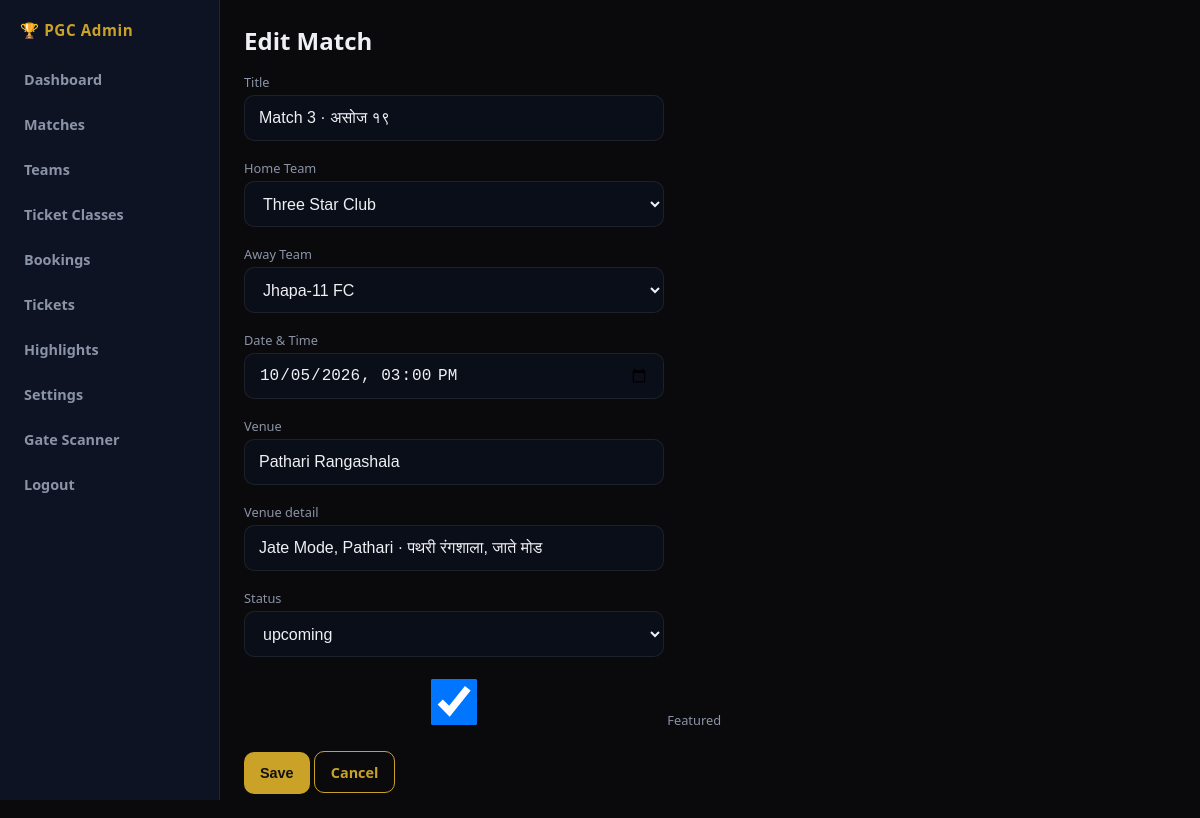
The app's page /admin/matches/3/edit (signed in) with its own data.
### app/models/match.py (models this page shows, shortened)
class Match(db.Model):
    __tablename__ = 'matches'
    id = db.Column(db.Integer, primary_key=True)
    title = db.Column(db.String(200))
    home_team_id = db.Column(db.Integer, db.ForeignKey('teams.id'), nullable=False)
    away_team_id = db.Column(db.Integer, db.ForeignKey('teams.id'), nullable=False)
    match_date = db.Column(db.DateTime, nullable=False)
    venue = db.Column(db.String(200), default='Pathari, Morang')
    venue_detail = db.Column(db.String(200), default='Domalai Rajbanshi Ground')
    status = db.Column(db.String(20), default='upcoming')  # upcoming, live, completed, cancelled
    is_featured = db.Column(db.Boolean, default=False)
    poster = db.Column(db.String(255))
    created_at = db.Column(db.DateTime, default=lambda: datetime.now(timezone.utc))
    home_team = db.relationship('Team', foreign_keys=[home_team_id])
    away_team = db.relationship('Team', foreign_keys=[away_team_id])
    ticket_classes = db.relationship('TicketClass', backref='match', lazy='dynamic')

### app/models/team.py (models this page shows, shortened)
class Team(db.Model):
    __tablename__ = 'teams'
    id = db.Column(db.Integer, primary_key=True)
    name = db.Column(db.String(120), nullable=False)
    short_name = db.Column(db.String(40))
    logo = db.Column(db.String(255))  # path under static/uploads
    primary_color = db.Column(db.String(20), default='#1a237e')
    secondary_color = db.Column(db.String(20), default='#ffffff')
    is_active = db.Column(db.Boolean, default=True)
    created_at = db.Column(db.DateTime, default=lambda: datetime.now(timezone.utc))

### app/routes/admin.py (the view, shortened to what this page needs)
@admin_bp.route('/matches/<int:id>/edit', methods=['GET', 'POST'])
@login_required
def match_edit(id):
    match = Match.query.get_or_404(id)
    teams = Team.query.filter_by(is_active=True).all()
    return render_template('admin/match_form.html', teams=teams, match=match)

### app/models/user.py (called while the page is built)
@login_manager.user_loader
def load_user(user_id):
    return User.query.get(int(user_id))

### app/templates/admin/match_form.html (shortened to what this page needs)
{% extends "admin/base.html" %}
{% block content %}
<h2 style="margin-bottom:16px">{% if match %}Edit Match{% else %}New Match{% endif %}</h2>
<form method="post">
  <label>Title</label>
  <input name="title" value="{{ match.title if match and match.title else '' }}">
  <label>Home Team</label>
  <select name="home_team_id" required>
    {% for t in teams %}
    <option value="{{ t.id }}" {% if match and match.home_team_id==t.id %}selected{% endif %}>{{ t.name }}</option>
    {% endfor %}
  </select>
  <label>Away Team</label>
  <select name="away_team_id" required>
    {% for t in teams %}
    <option value="{{ t.id }}" {% if match and match.away_team_id==t.id %}selected{% endif %}>{{ t.name }}</option>
    {% endfor %}
  </select>
  <label>Date & Time</label>
  <input type="datetime-local" name="match_date" required
    value="{% if match %}{{ match.match_date.strftime('%Y-%m-%dT%H:%M') }}{% endif %}">
  <label>Venue</label>
  <input name="venue" value="{{ match.venue if match else 'Pathari, Morang' }}">
  <label>Venue detail</label>
  <input name="venue_detail" value="{{ match.venue_detail if match else 'Domalai Rajbanshi Ground' }}">
  <label>Status</label>
  <select name="status">
    {% for s in ['upcoming','live','completed','cancelled'] %}
    <option value="{{ s }}" {% if match and match.status==s %}selected{% endif %}>{{ s }}</option>
    {% endfor %}
  </select>
  <label><input type="checkbox" name="is_featured" value="1" {% if match and match.is_featured %}checked{% endif %}> Featured</label>
  <div style="margin-top:12px">
    <button class="btn" type="submit">Save</button>
    <a class="btn btn-outline" href="{{ url_for('admin.matches') }}">Cancel</a>
  </div>
</form>
{% endblock %}

### app/static/css/admin.css (style rules this page uses)
:root { --bg: #0a0a0c; --side: #0d1322; --gold: #c9a227; --gold-light: #ffd54f; --text: #eef0f4; --muted: #8b93a7; --card: #121a2b; --border: rgba(255,255,255,0.08); --safe-bottom: env(safe-area-inset-bottom, 0px); --safe-top: env(safe-area-inset-top, 0px); }
*, *::before, *::after { box-sizing: border-box; margin: 0; padding: 0; }
html { -webkit-text-size-adjust: 100%; }
body { font-family: system-ui, -apple-system, 'Segoe UI', sans-serif; background: var(--bg); color: var(--text); display: flex; min-height: 100vh; min-height: 100dvh; -webkit-font-smoothing: antialiased; }
a { color: var(--gold-light); }
.btn { display: inline-flex; align-items: center; justify-content: center; gap: 6px; padding: 10px 16px; border-radius: 10px; background: var(--gold); color: #111; font-weight: 700; border: none; cursor: pointer; text-decoration: none; font-size: 0.9rem; min-height: 42px; -webkit-tap-highlight-color: transparent; }
.btn-outline { background: transparent; border: 1px solid var(--gold); color: var(--gold); }
input, select, textarea { padding: 12px 14px; border-radius: 10px; border: 1px solid var(--border); background: #0a0e18; color: var(--text); margin: 4px 0 14px; width: 100%; max-width: 420px; font-size: 16px; min-height: 46px; }
label { font-size: 0.8rem; color: var(--muted); display: block; margin-top: 4px; }

### records on screen
Match: title "Match 3 · असोज १९", home_team_id "Three Star Club", away_team_id "Jhapa-11 FC", match_date "10/05/2026 15:00", venue "Pathari Rangashala", venue_detail "Jate Mode, Pathari · पथरी रंगशाला, जाते मोड", status "upcoming", is_featured "☑"
